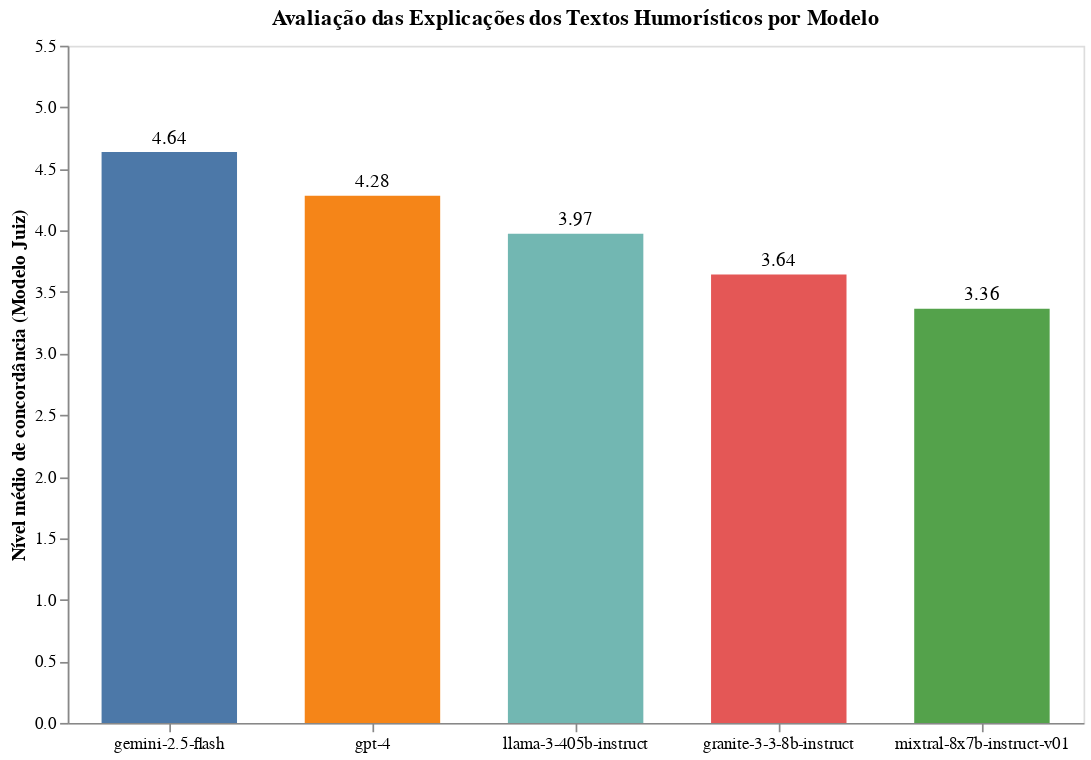

The code cell stored with this chart in its notebook:
### Code cell
texts_expl = df.loc["texts_explanations"].astype(float)
texts_df = texts_expl.reset_index()
texts_df.columns = ["Modelo", "Concordância Média"]

chart = alt.layer(
    alt.Chart(texts_df).mark_bar(size=80).encode(
        y=alt.Y('Concordância Média:Q',
                title='Nível médio de concordância (Modelo Juiz)',
                scale=alt.Scale(domain=[0, texts_df["Concordância Média"].max() + 0.5]),
                axis=alt.Axis(grid=False)),
        x=alt.X('Modelo:N',
                sort='-y',
                title='',
                axis=alt.Axis(grid=False, labelAngle=0)),
        color=alt.Color('Modelo:N', legend=None),
        tooltip=["Modelo", "Concordância Média"]
    ),
    alt.Chart(texts_df).mark_text(
        align='center',
        baseline='bottom',
        dy=-3
    ).encode(
        x=alt.X('Modelo:N', sort='-y'),
        y='Concordância Média:Q',
        text=alt.Text('Concordância Média:Q', format='.2f')
    )
).properties(
    width=600,
    height=400,
    title="Avaliação das Explicações dos Textos Humorísticos por Modelo"
)
chart.save(os.path.join(visus_path, "explicacoes_concordancia.png"), scale_factor=3.0)
chart

### Figure 1 — Vega-Lite specification as saved in the notebook (floating-point values rounded to 4 significant figures)
{"config": {"view": {"continuousWidth": 300, "continuousHeight": 300}}, "layer": [{"mark": {"type": "bar", "size": 80}, "encoding": {"color": {"field": "Modelo", "legend": null, "type": "nominal"}, "tooltip": [{"field": "Modelo", "type": "nominal"}, {"field": "Concordância Média", "type": "quantitative"}], "x": {"axis": {"grid": false, "labelAngle": 0}, "field": "Modelo", "sort": "-y", "title": "", "type": "nominal"}, "y": {"axis": {"grid": false}, "field": "Concordância Média", "scale": {"domain": [0, 5.136]}, "title": "Nível médio de concordância (Modelo Juiz)", "type": "quantitative"}}}, {"mark": {"type": "text", "align": "center", "baseline": "bottom", "dy": -3}, "encoding": {"text": {"field": "Concordância Média", "format": ".2f", "type": "quantitative"}, "x": {"field": "Modelo", "sort": "-y", "type": "nominal"}, "y": {"field": "Concordância Média", "type": "quantitative"}}}], "data": {"name": "data-6cc496bcc360d74d7ed65f1e6cd86c59"}, "height": 400, "title": "Avaliação das Explicações dos Textos Humorísticos por Modelo", "width": 600, "$schema": "https://vega.github.io/schema/vega-lite/v5.20.1.json", "datasets": {"data-6cc496bcc360d74d7ed65f1e6cd86c59": [{"Modelo": "mixtral-8x7b-instruct-v01", "Concordância Média": 3.363}, {"Modelo": "granite-3-3-8b-instruct", "Concordância Média": 3.642}, {"Modelo": "gemini-2.5-flash", "Concordância Média": 4.636}, {"Modelo": "gpt-4", "Concordância Média": 4.282}, {"Modelo": "llama-3-405b-instruct", "Concordância Média": 3.973}]}}
